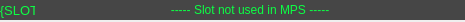
<?xml version="1.0" encoding="UTF-8"?>
<ui version="4.0">
 <class>Form</class>
 <widget class="QWidget" name="Form">
  <property name="geometry">
   <rect>
    <x>0</x>
    <y>0</y>
    <width>465</width>
    <height>22</height>
   </rect>
  </property>
  <property name="windowTitle">
   <string>Form</string>
  </property>
  <widget class="QLabel" name="label">
   <property name="geometry">
    <rect>
     <x>0</x>
     <y>0</y>
     <width>35</width>
     <height>20</height>
    </rect>
   </property>
   <property name="minimumSize">
    <size>
     <width>25</width>
     <height>20</height>
    </size>
   </property>
   <property name="maximumSize">
    <size>
     <width>35</width>
     <height>20</height>
    </size>
   </property>
   <property name="font">
    <font>
     <pointsize>10</pointsize>
    </font>
   </property>
   <property name="styleSheet">
    <string notr="true">background-color: rgb(70, 70, 70);
color: rgb(12, 255, 68);</string>
   </property>
   <property name="text">
    <string>${SLOT}</string>
   </property>
   <property name="alignment">
    <set>Qt::AlignCenter</set>
   </property>
  </widget>
  <widget class="QLabel" name="label_2">
   <property name="geometry">
    <rect>
     <x>35</x>
     <y>0</y>
     <width>430</width>
     <height>20</height>
    </rect>
   </property>
   <property name="sizePolicy">
    <sizepolicy hsizetype="Preferred" vsizetype="Preferred">
     <horstretch>3</horstretch>
     <verstretch>0</verstretch>
    </sizepolicy>
   </property>
   <property name="minimumSize">
    <size>
     <width>5</width>
     <height>0</height>
    </size>
   </property>
   <property name="styleSheet">
    <string notr="true">color: rgb(12, 255, 68);
background-color: rgb(70, 70, 70);</string>
   </property>
   <property name="text">
    <string>----- Slot not used in MPS -----</string>
   </property>
   <property name="alignment">
    <set>Qt::AlignCenter</set>
   </property>
  </widget>
 </widget>
 <resources/>
 <connections/>
</ui>
